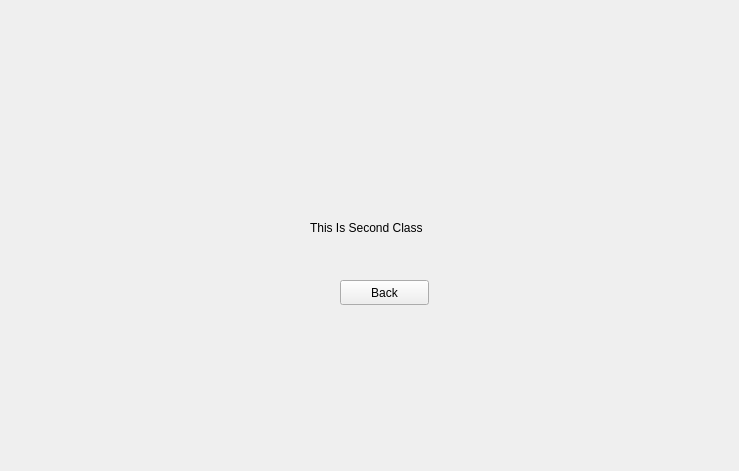
<?xml version="1.0" encoding="UTF-8"?>
<ui version="4.0">
 <class>SecondScreen</class>
 <widget class="QWidget" name="SecondScreen">
  <property name="geometry">
   <rect>
    <x>0</x>
    <y>0</y>
    <width>739</width>
    <height>471</height>
   </rect>
  </property>
  <property name="windowTitle">
   <string>Form</string>
  </property>
  <widget class="QLabel" name="label">
   <property name="geometry">
    <rect>
     <x>310</x>
     <y>220</y>
     <width>151</width>
     <height>16</height>
    </rect>
   </property>
   <property name="text">
    <string>This Is Second Class</string>
   </property>
  </widget>
  <widget class="QPushButton" name="pushButton">
   <property name="geometry">
    <rect>
     <x>340</x>
     <y>280</y>
     <width>89</width>
     <height>25</height>
    </rect>
   </property>
   <property name="text">
    <string>Back</string>
   </property>
  </widget>
 </widget>
 <resources/>
 <connections/>
</ui>
